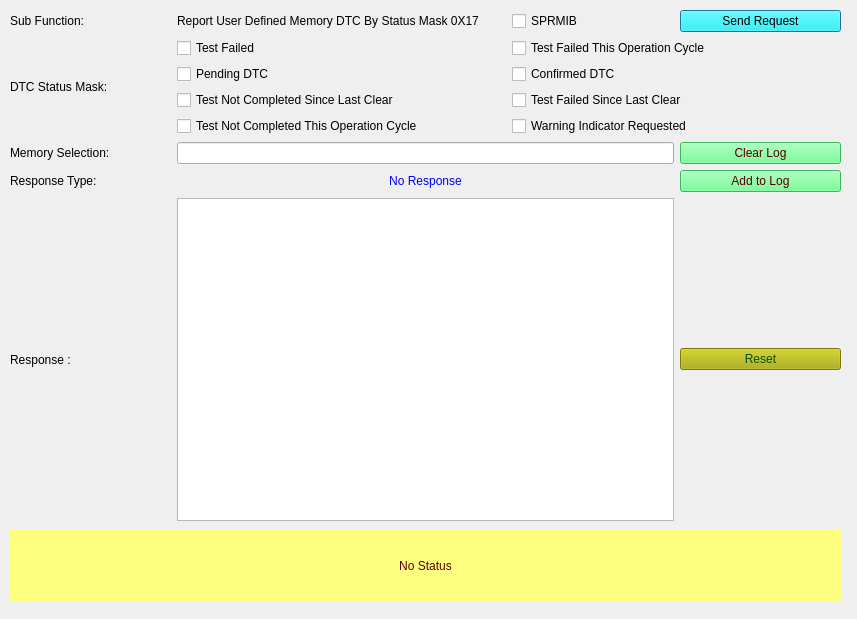
<?xml version="1.0" encoding="UTF-8"?>
<ui version="4.0">
 <class>Form_SID_19_17</class>
 <widget class="QDialog" name="Form_SID_19_17">
  <property name="geometry">
   <rect>
    <x>0</x>
    <y>0</y>
    <width>857</width>
    <height>619</height>
   </rect>
  </property>
  <property name="windowTitle">
   <string>Report User Defined Memory DTC By Status Mask 0X17 </string>
  </property>
  <widget class="QLabel" name="label_status">
   <property name="geometry">
    <rect>
     <x>10</x>
     <y>530</y>
     <width>831</width>
     <height>71</height>
    </rect>
   </property>
   <property name="styleSheet">
    <string notr="true">background-color: rgb(255, 255, 127);
color: rgb(85, 0, 0);
border-color: rgb(0, 0, 255);</string>
   </property>
   <property name="text">
    <string>No Status</string>
   </property>
   <property name="alignment">
    <set>Qt::AlignCenter</set>
   </property>
   <property name="wordWrap">
    <bool>true</bool>
   </property>
  </widget>
  <widget class="QWidget" name="layoutWidget">
   <property name="geometry">
    <rect>
     <x>10</x>
     <y>10</y>
     <width>831</width>
     <height>511</height>
    </rect>
   </property>
   <layout class="QGridLayout" name="gridLayout_2">
    <property name="sizeConstraint">
     <enum>QLayout::SetNoConstraint</enum>
    </property>
    <item row="0" column="4">
     <widget class="QPushButton" name="pushButton_Send19_17Req">
      <property name="toolTip">
       <string>&lt;html&gt;&lt;head/&gt;&lt;body&gt;&lt;p&gt;Sends the 19 service subfunction 17 request to ECU&lt;/p&gt;&lt;/body&gt;&lt;/html&gt;</string>
      </property>
      <property name="styleSheet">
       <string notr="true">background-color: rgb(0, 255, 255);
border-color: rgb(0, 0, 0);
color: rgb(0, 0, 0);</string>
      </property>
      <property name="text">
       <string>Send Request</string>
      </property>
     </widget>
    </item>
    <item row="9" column="4">
     <widget class="QPushButton" name="pushButton_reset">
      <property name="styleSheet">
       <string notr="true">background-color: rgb(170, 170, 0);
font: 75 8pt &quot;MS Shell Dlg 2&quot;;
color: rgb(0, 85, 0);</string>
      </property>
      <property name="text">
       <string>Reset</string>
      </property>
     </widget>
    </item>
    <item row="6" column="4">
     <widget class="QPushButton" name="pushButton_appendLog">
      <property name="styleSheet">
       <string notr="true">background-color: rgb(85, 255, 127);
color: rgb(85, 0, 0);</string>
      </property>
      <property name="text">
       <string>Add to Log</string>
      </property>
     </widget>
    </item>
    <item row="0" column="3">
     <widget class="QCheckBox" name="checkBox_suppressposmsg">
      <property name="toolTip">
       <string>If selected then Suppress Positive Response Message Indication bit will be set in Subfunction</string>
      </property>
      <property name="text">
       <string>SPRMIB</string>
      </property>
     </widget>
    </item>
    <item row="1" column="0" rowspan="4">
     <widget class="QLabel" name="DTCStatusMask_label">
      <property name="text">
       <string>DTC Status Mask:</string>
      </property>
     </widget>
    </item>
    <item row="5" column="0">
     <widget class="QLabel" name="label_memorySelection">
      <property name="text">
       <string>Memory Selection:</string>
      </property>
     </widget>
    </item>
    <item row="0" column="0">
     <widget class="QLabel" name="label_subFunction">
      <property name="text">
       <string>Sub Function:</string>
      </property>
     </widget>
    </item>
    <item row="6" column="1" colspan="3">
     <widget class="QLabel" name="label_ResType">
      <property name="autoFillBackground">
       <bool>false</bool>
      </property>
      <property name="styleSheet">
       <string notr="true">color: rgb(0, 0, 255);</string>
      </property>
      <property name="text">
       <string>No Response</string>
      </property>
      <property name="alignment">
       <set>Qt::AlignCenter</set>
      </property>
     </widget>
    </item>
    <item row="9" column="1" colspan="3">
     <widget class="QTextBrowser" name="textBrowser_Resp"/>
    </item>
    <item row="1" column="1" colspan="4">
     <layout class="QHBoxLayout" name="horizontalLayout">
      <item>
       <widget class="QCheckBox" name="checkBox_statusMask_bit0">
        <property name="toolTip">
         <string>&lt;html&gt;&lt;head/&gt;&lt;body&gt;&lt;p&gt;&lt;span style=&quot; font-family:'ui-sans-serif','-apple-system','system-ui','Segoe UI','Helvetica','Apple Color Emoji','Arial','sans-serif','Segoe UI Emoji','Segoe UI Symbol'; font-size:16px; color:#0d0d0d; background-color:#ffffff;&quot;&gt;Selecting this indicates the &lt;/span&gt;&lt;span style=&quot; font-family:'ui-sans-serif','-apple-system','system-ui','Segoe UI','Helvetica','Apple Color Emoji','Arial','sans-serif','Segoe UI Emoji','Segoe UI Symbol'; font-size:16px; font-weight:600; color:#0d0d0d; background-color:#ffffff;&quot;&gt;DTC test &lt;/span&gt;&lt;span style=&quot; font-family:'ui-sans-serif','-apple-system','system-ui','Segoe UI','Helvetica','Apple Color Emoji','Arial','sans-serif','Segoe UI Emoji','Segoe UI Symbol'; font-size:16px; color:#0d0d0d; background-color:#ffffff;&quot;&gt;has &lt;/span&gt;&lt;span style=&quot; font-family:'ui-sans-serif','-apple-system','system-ui','Segoe UI','Helvetica','Apple Color Emoji','Arial','sans-serif','Segoe UI Emoji','Segoe UI Symbol'; font-size:16px; font-weight:600; color:#0d0d0d; background-color:#ffffff;&quot;&gt;matured as a failure&lt;/span&gt;&lt;span style=&quot; font-family:'ui-sans-serif','-apple-system','system-ui','Segoe UI','Helvetica','Apple Color Emoji','Arial','sans-serif','Segoe UI Emoji','Segoe UI Symbol'; font-size:16px; color:#0d0d0d; background-color:#ffffff;&quot;&gt;, confirming the fault as present.&lt;/span&gt;&lt;/p&gt;&lt;/body&gt;&lt;/html&gt;</string>
        </property>
        <property name="text">
         <string>Test Failed</string>
        </property>
       </widget>
      </item>
      <item>
       <widget class="QCheckBox" name="checkBox_statusMask_bit1">
        <property name="toolTip">
         <string>&lt;html&gt;&lt;head/&gt;&lt;body&gt;&lt;p&gt;&lt;span style=&quot; font-family:'ui-sans-serif','-apple-system','system-ui','Segoe UI','Helvetica','Apple Color Emoji','Arial','sans-serif','Segoe UI Emoji','Segoe UI Symbol'; font-size:16px; color:#0d0d0d; background-color:#ffffff;&quot;&gt;Selecting this indicates the &lt;/span&gt;&lt;span style=&quot; font-family:'ui-sans-serif','-apple-system','system-ui','Segoe UI','Helvetica','Apple Color Emoji','Arial','sans-serif','Segoe UI Emoji','Segoe UI Symbol'; font-size:16px; font-weight:600; font-style:italic; color:#0d0d0d; background-color:#ffffff;&quot;&gt;DTC test failed  &lt;/span&gt;&lt;span style=&quot; font-family:'ui-sans-serif','-apple-system','system-ui','Segoe UI','Helvetica','Apple Color Emoji','Arial','sans-serif','Segoe UI Emoji','Segoe UI Symbol'; font-size:16px; color:#0d0d0d; background-color:#ffffff;&quot;&gt;during the &lt;/span&gt;&lt;span style=&quot; font-family:'ui-sans-serif','-apple-system','system-ui','Segoe UI','Helvetica','Apple Color Emoji','Arial','sans-serif','Segoe UI Emoji','Segoe UI Symbol'; font-size:16px; font-weight:600; color:#0d0d0d; background-color:#ffffff;&quot;&gt;current operation cycle&lt;/span&gt;&lt;span style=&quot; font-family:'ui-sans-serif','-apple-system','system-ui','Segoe UI','Helvetica','Apple Color Emoji','Arial','sans-serif','Segoe UI Emoji','Segoe UI Symbol'; font-size:16px; color:#0d0d0d; background-color:#ffffff;&quot;&gt;.&lt;/span&gt;&lt;/p&gt;&lt;/body&gt;&lt;/html&gt;</string>
        </property>
        <property name="text">
         <string>Test Failed This Operation Cycle</string>
        </property>
       </widget>
      </item>
     </layout>
    </item>
    <item row="5" column="4">
     <widget class="QPushButton" name="pushButton_clearLog">
      <property name="styleSheet">
       <string notr="true">background-color: rgb(85, 255, 127);
color: rgb(85, 0, 0);</string>
      </property>
      <property name="text">
       <string>Clear Log</string>
      </property>
     </widget>
    </item>
    <item row="9" column="0">
     <widget class="QLabel" name="label_4">
      <property name="text">
       <string>Response : </string>
      </property>
     </widget>
    </item>
    <item row="0" column="1" colspan="2">
     <widget class="QLabel" name="subFunction_Name">
      <property name="text">
       <string>Report User Defined Memory DTC By Status Mask 0X17 </string>
      </property>
     </widget>
    </item>
    <item row="2" column="1" colspan="4">
     <layout class="QHBoxLayout" name="horizontalLayout_3">
      <item>
       <widget class="QCheckBox" name="checkBox_statusMask_bit2">
        <property name="toolTip">
         <string>&lt;html&gt;&lt;head/&gt;&lt;body&gt;&lt;p&gt;&lt;span style=&quot; font-family:'ui-sans-serif','-apple-system','system-ui','Segoe UI','Helvetica','Apple Color Emoji','Arial','sans-serif','Segoe UI Emoji','Segoe UI Symbol'; font-size:16px; color:#0d0d0d; background-color:#ffffff;&quot;&gt;Selecting this indicates the DTC has failed in the current or previous operation cycle and is &lt;/span&gt;&lt;span style=&quot; font-family:'ui-sans-serif','-apple-system','system-ui','Segoe UI','Helvetica','Apple Color Emoji','Arial','sans-serif','Segoe UI Emoji','Segoe UI Symbol'; font-size:16px; font-weight:600; font-style:italic; color:#0d0d0d; background-color:#ffffff;&quot;&gt;pending  .&lt;/span&gt;&lt;/p&gt;&lt;/body&gt;&lt;/html&gt;</string>
        </property>
        <property name="text">
         <string>Pending DTC</string>
        </property>
       </widget>
      </item>
      <item>
       <widget class="QCheckBox" name="checkBox_statusMask_bit3">
        <property name="toolTip">
         <string>&lt;html&gt;&lt;head/&gt;&lt;body&gt;&lt;p align=&quot;justify&quot;&gt;&lt;span style=&quot; font-family:'ui-sans-serif','-apple-system','system-ui','Segoe UI','Helvetica','Apple Color Emoji','Arial','sans-serif','Segoe UI Emoji','Segoe UI Symbol'; font-size:16px; color:#0d0d0d; background-color:#ffffff;&quot;&gt;Selecting this indicates that the fault has been continuously active for a specific monitoring routine and is matured enough in the current operation cycle so that it can be said confirmed. &lt;/span&gt;&lt;/p&gt;&lt;/body&gt;&lt;/html&gt;</string>
        </property>
        <property name="text">
         <string>Confirmed DTC</string>
        </property>
       </widget>
      </item>
     </layout>
    </item>
    <item row="3" column="1" colspan="4">
     <layout class="QHBoxLayout" name="horizontalLayout_4">
      <item>
       <widget class="QCheckBox" name="checkBox_statusMask_bit4">
        <property name="toolTip">
         <string>&lt;html&gt;&lt;head/&gt;&lt;body&gt;&lt;p&gt;&lt;span style=&quot; font-family:'ui-sans-serif','-apple-system','system-ui','Segoe UI','Helvetica','Apple Color Emoji','Arial','sans-serif','Segoe UI Emoji','Segoe UI Symbol'; font-size:16px; color:#0d0d0d; background-color:#ffffff;&quot;&gt;Selecting this indicates the DTC test has&lt;/span&gt;&lt;span style=&quot; font-family:'ui-sans-serif','-apple-system','system-ui','Segoe UI','Helvetica','Apple Color Emoji','Arial','sans-serif','Segoe UI Emoji','Segoe UI Symbol'; font-size:16px; font-style:italic; color:#0d0d0d; background-color:#ffffff;&quot;/&gt;&lt;span style=&quot; font-family:'ui-sans-serif','-apple-system','system-ui','Segoe UI','Helvetica','Apple Color Emoji','Arial','sans-serif','Segoe UI Emoji','Segoe UI Symbol'; font-size:16px; font-weight:600; font-style:italic; color:#0d0d0d; background-color:#ffffff;&quot;&gt;not completed &lt;/span&gt;&lt;span style=&quot; font-family:'ui-sans-serif','-apple-system','system-ui','Segoe UI','Helvetica','Apple Color Emoji','Arial','sans-serif','Segoe UI Emoji','Segoe UI Symbol'; font-size:16px; font-style:italic; color:#0d0d0d; background-color:#ffffff;&quot;&gt;since the last DTC code clear&lt;/span&gt;&lt;span style=&quot; font-family:'ui-sans-serif','-apple-system','system-ui','Segoe UI','Helvetica','Apple Color Emoji','Arial','sans-serif','Segoe UI Emoji','Segoe UI Symbol'; font-size:16px; color:#0d0d0d; background-color:#ffffff;&quot;&gt;.&lt;/span&gt;&lt;/p&gt;&lt;/body&gt;&lt;/html&gt;</string>
        </property>
        <property name="text">
         <string>Test Not Completed Since Last Clear</string>
        </property>
       </widget>
      </item>
      <item>
       <widget class="QCheckBox" name="checkBox_statusMask_bit5">
        <property name="toolTip">
         <string>&lt;html&gt;&lt;head/&gt;&lt;body&gt;&lt;p&gt;&lt;span style=&quot; font-family:'ui-sans-serif','-apple-system','system-ui','Segoe UI','Helvetica','Apple Color Emoji','Arial','sans-serif','Segoe UI Emoji','Segoe UI Symbol'; font-size:16px; color:#0d0d0d; background-color:#ffffff;&quot;&gt;Selecting this indicates the DTC test&lt;/span&gt;&lt;span style=&quot; font-family:'ui-sans-serif','-apple-system','system-ui','Segoe UI','Helvetica','Apple Color Emoji','Arial','sans-serif','Segoe UI Emoji','Segoe UI Symbol'; font-size:16px; font-style:italic; color:#0d0d0d; background-color:#ffffff;&quot;&gt; has &lt;/span&gt;&lt;span style=&quot; font-family:'ui-sans-serif','-apple-system','system-ui','Segoe UI','Helvetica','Apple Color Emoji','Arial','sans-serif','Segoe UI Emoji','Segoe UI Symbol'; font-size:16px; font-weight:600; font-style:italic; color:#0d0d0d; background-color:#ffffff;&quot;&gt;failed &lt;/span&gt;&lt;span style=&quot; font-family:'ui-sans-serif','-apple-system','system-ui','Segoe UI','Helvetica','Apple Color Emoji','Arial','sans-serif','Segoe UI Emoji','Segoe UI Symbol'; font-size:16px; font-style:italic; color:#0d0d0d; background-color:#ffffff;&quot;&gt;at least once since the last code clear.&lt;/span&gt;&lt;/p&gt;&lt;/body&gt;&lt;/html&gt;</string>
        </property>
        <property name="text">
         <string>Test Failed Since Last Clear</string>
        </property>
       </widget>
      </item>
     </layout>
    </item>
    <item row="6" column="0">
     <widget class="QLabel" name="label_5">
      <property name="text">
       <string>Response Type: </string>
      </property>
     </widget>
    </item>
    <item row="4" column="1" colspan="4">
     <layout class="QHBoxLayout" name="horizontalLayout_5">
      <item>
       <widget class="QCheckBox" name="checkBox_statusMask_bit6">
        <property name="toolTip">
         <string>&lt;html&gt;&lt;head/&gt;&lt;body&gt;&lt;p&gt;&lt;span style=&quot; font-family:'ui-sans-serif','-apple-system','system-ui','Segoe UI','Helvetica','Apple Color Emoji','Arial','sans-serif','Segoe UI Emoji','Segoe UI Symbol'; font-size:16px; color:#0d0d0d; background-color:#ffffff;&quot;&gt;Selecting this indicates the DTC test has &lt;/span&gt;&lt;span style=&quot; font-family:'ui-sans-serif','-apple-system','system-ui','Segoe UI','Helvetica','Apple Color Emoji','Arial','sans-serif','Segoe UI Emoji','Segoe UI Symbol'; font-size:16px; font-weight:600; font-style:italic; color:#0d0d0d; background-color:#ffffff;&quot;&gt;not completed &lt;/span&gt;&lt;span style=&quot; font-family:'ui-sans-serif','-apple-system','system-ui','Segoe UI','Helvetica','Apple Color Emoji','Arial','sans-serif','Segoe UI Emoji','Segoe UI Symbol'; font-size:16px; font-style:italic; color:#0d0d0d; background-color:#ffffff;&quot;&gt;during this  current operation cycle.&lt;/span&gt;&lt;/p&gt;&lt;/body&gt;&lt;/html&gt;</string>
        </property>
        <property name="text">
         <string>Test Not Completed This Operation Cycle</string>
        </property>
       </widget>
      </item>
      <item>
       <widget class="QCheckBox" name="checkBox_statusMask_bit7">
        <property name="toolTip">
         <string>&lt;html&gt;&lt;head/&gt;&lt;body&gt;&lt;p&gt;&lt;span style=&quot; font-family:'ui-sans-serif','-apple-system','system-ui','Segoe UI','Helvetica','Apple Color Emoji','Arial','sans-serif','Segoe UI Emoji','Segoe UI Symbol'; font-size:16px; color:#0d0d0d; background-color:#ffffff;&quot;&gt;Selecting this indicates that the server is requesting the &lt;/span&gt;&lt;span style=&quot; font-family:'ui-sans-serif','-apple-system','system-ui','Segoe UI','Helvetica','Apple Color Emoji','Arial','sans-serif','Segoe UI Emoji','Segoe UI Symbol'; font-size:16px; font-weight:600; font-style:italic; color:#0d0d0d; background-color:#ffffff;&quot;&gt;warning indicator &lt;/span&gt;&lt;span style=&quot; font-family:'ui-sans-serif','-apple-system','system-ui','Segoe UI','Helvetica','Apple Color Emoji','Arial','sans-serif','Segoe UI Emoji','Segoe UI Symbol'; font-size:16px; font-style:italic; color:#0d0d0d; background-color:#ffffff;&quot;&gt; to be active.&lt;/span&gt;&lt;/p&gt;&lt;/body&gt;&lt;/html&gt;</string>
        </property>
        <property name="text">
         <string>Warning Indicator Requested</string>
        </property>
       </widget>
      </item>
     </layout>
    </item>
    <item row="5" column="1" colspan="3">
     <widget class="QLineEdit" name="lineEdit_memorySelection">
      <property name="toolTip">
       <string>&lt;html&gt;&lt;head/&gt;&lt;body&gt;&lt;p&gt;Enter Memory selection in &lt;span style=&quot; font-weight:600;&quot;&gt;1-byte hexadecimal format&lt;/span&gt;&lt;/p&gt;&lt;/body&gt;&lt;/html&gt;</string>
      </property>
     </widget>
    </item>
   </layout>
  </widget>
 </widget>
 <resources/>
 <connections/>
</ui>
